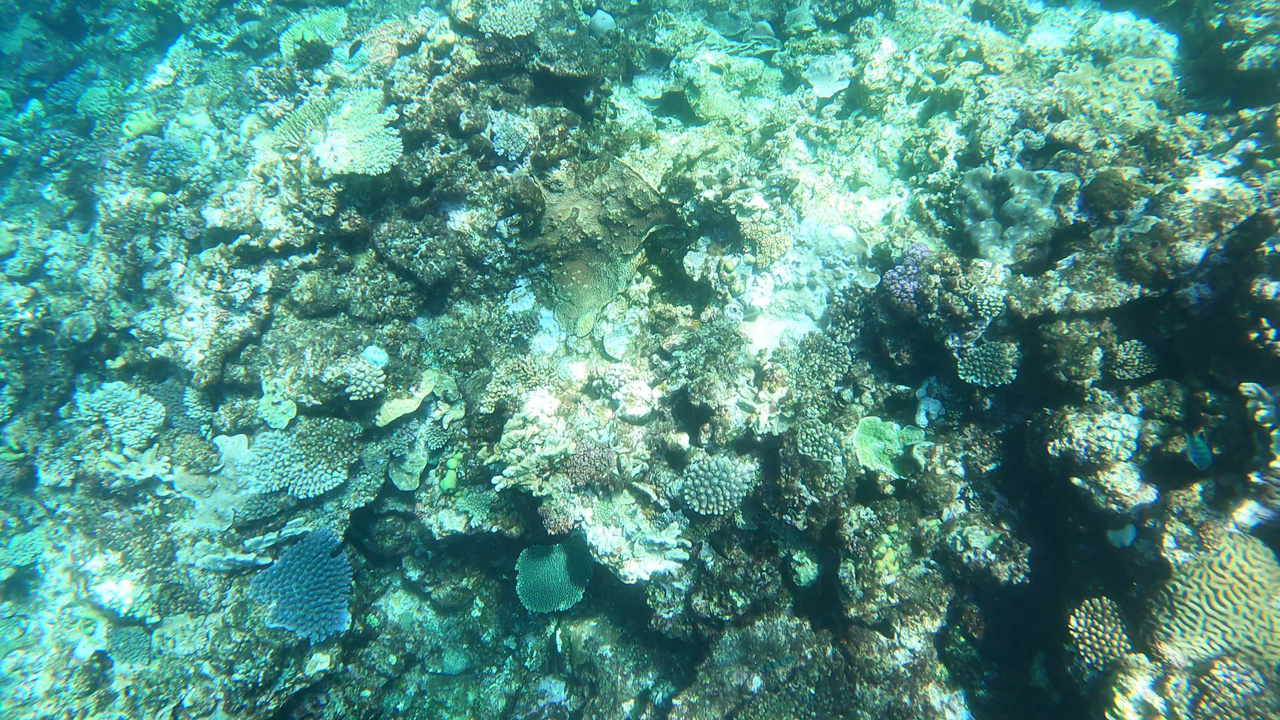
#> input picture opencv/calibrate/10038.jpeg, 1280 x 720 px
$ python canny.py --input calibrate/10038.jpeg
#> lines starting #> are read from the running program, lines starting #| are printed output that depends on the picture
from __future__ import print_function
import cv2 as cv
import argparse
max_lowThreshold = 200
window_name = 'Edge Map'
title_trackbar = 'Min Threshold:'
ratio = 3
kernel_size = 3
def CannyThreshold(val):
    low_threshold = val
    img_blur = cv.blur(src_gray, (3,3))
    detected_edges = cv.Canny(img_blur, low_threshold, low_threshold*ratio, kernel_size)
    mask = detected_edges != 0
    dst = src * (mask[:,:,None].astype(src.dtype))
    cv.imshow(window_name, dst)
parser = argparse.ArgumentParser(description='Code for Canny Edge Detector tutorial.')
parser.add_argument('--input', help='Path to input image.', default='./imgs/test2.jpeg')
args = parser.parse_args()
src = cv.imread(args.input)
#> src is the input picture: shape (720, 1280, 3); mean B, G, R 135.3, 147.4, 85.4
if src is None:
    print('Could not open or find the image: ', args.input)
    exit(0)
src_gray = cv.cvtColor(src, cv.COLOR_BGR2GRAY)
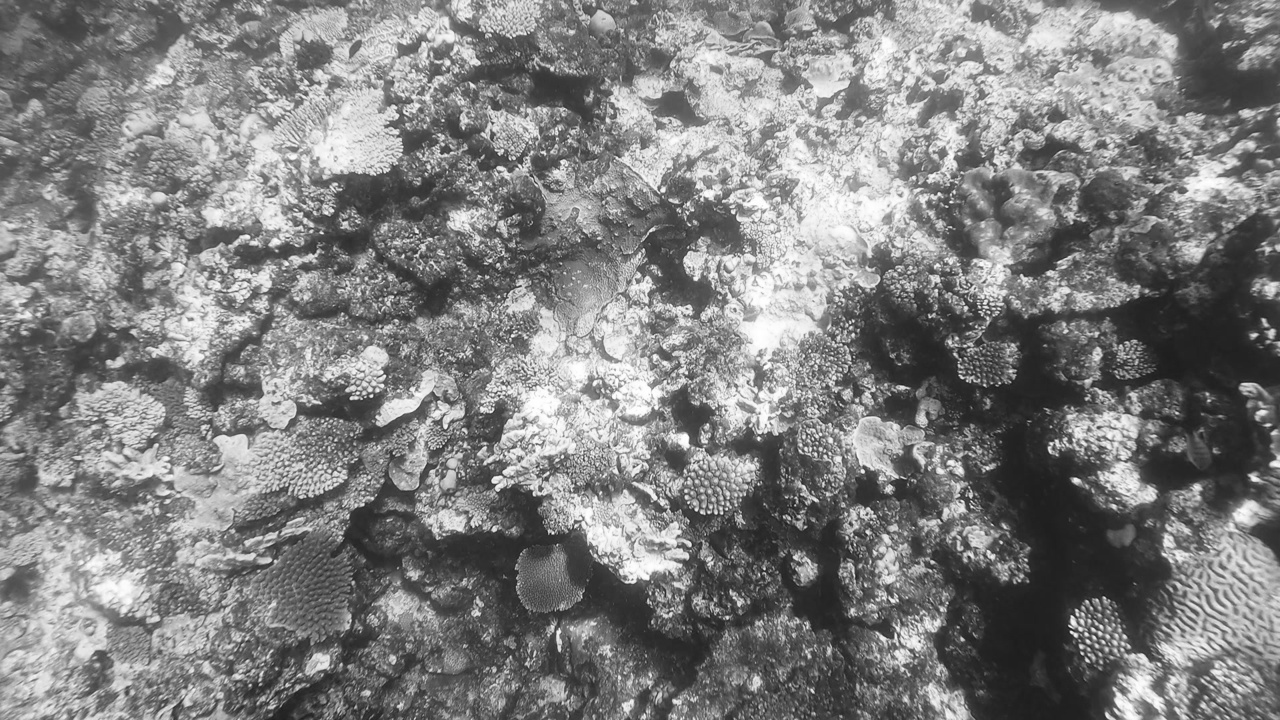
#> src_gray: shape (720, 1280); min 25, max 255, mean 127.5
cv.namedWindow(window_name)
cv.createTrackbar(title_trackbar, window_name , 0, max_lowThreshold, CannyThreshold)
#> slider 'Min Threshold:' is set to 40
CannyThreshold(0)
#> in CannyThreshold, `detected_edges = cv.Canny(img_blur, low_threshold, low_threshold*ratio..`:
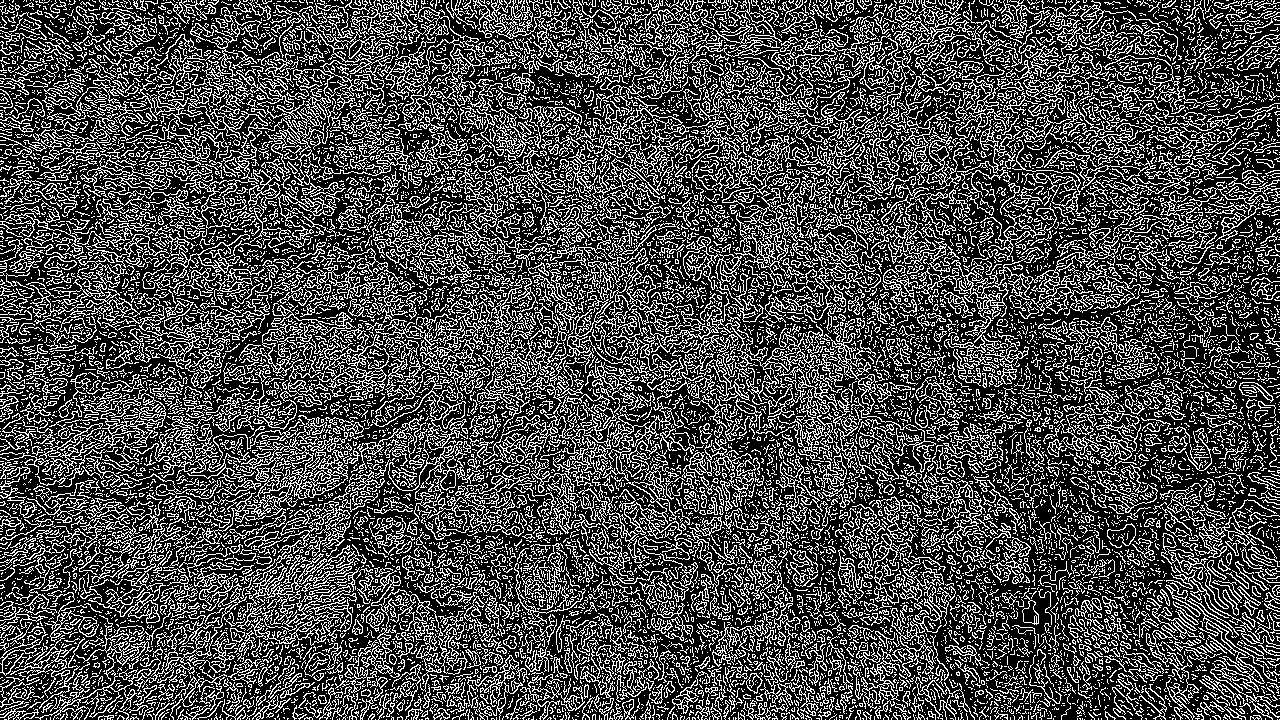
#> detected_edges: shape (720, 1280); 29.3% white in thin lines or dots
#> in CannyThreshold, `mask = detected_edges != 0`: mask: shape (720, 1280) bool; 29.3% white in thin lines or dots
cv.waitKey()
#> call 2 of CannyThreshold, with val = 40
#> in CannyThreshold (call 2), `detected_edges = cv.Canny(img_blur, low_threshold, low_threshold*ratio..`:
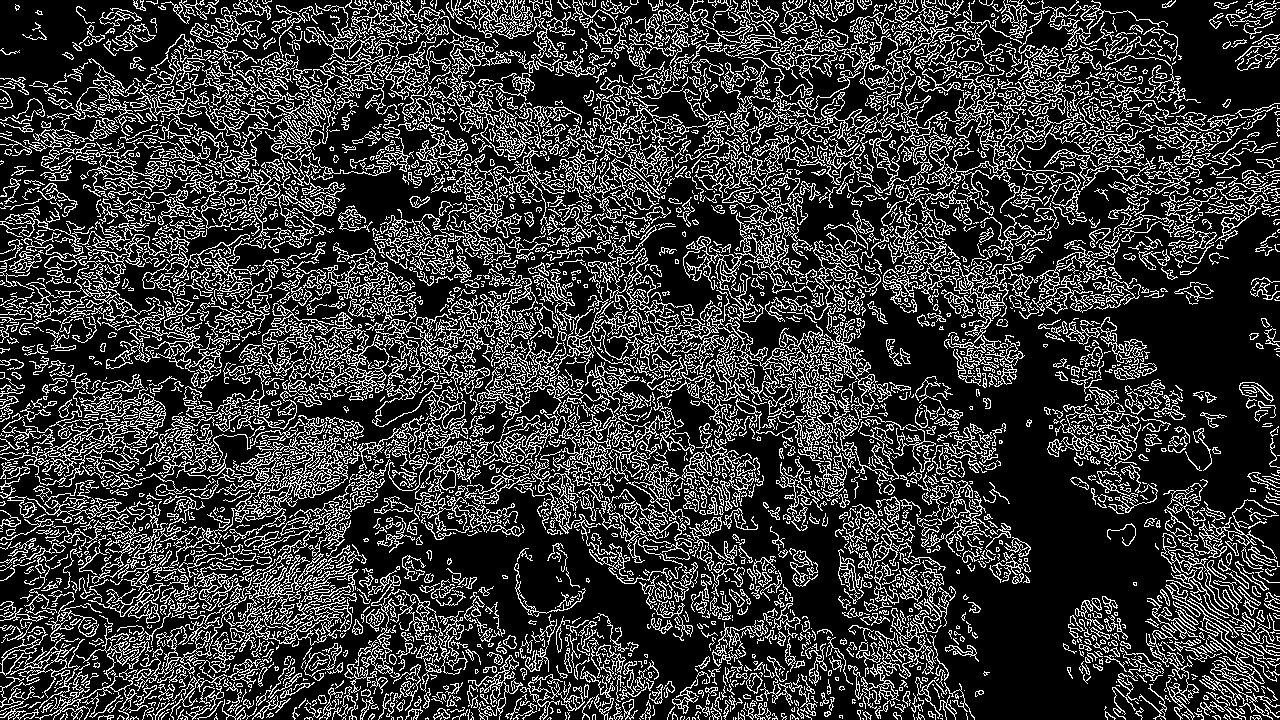
#> detected_edges: shape (720, 1280); 22.4% white in thin lines or dots
#> in CannyThreshold (call 2), `mask = detected_edges != 0`: mask: shape (720, 1280) bool; 22.4% white in thin lines or dots
#> in CannyThreshold (call 2), `dst = src * (mask[:,:,None].astype(src.dtype))`:
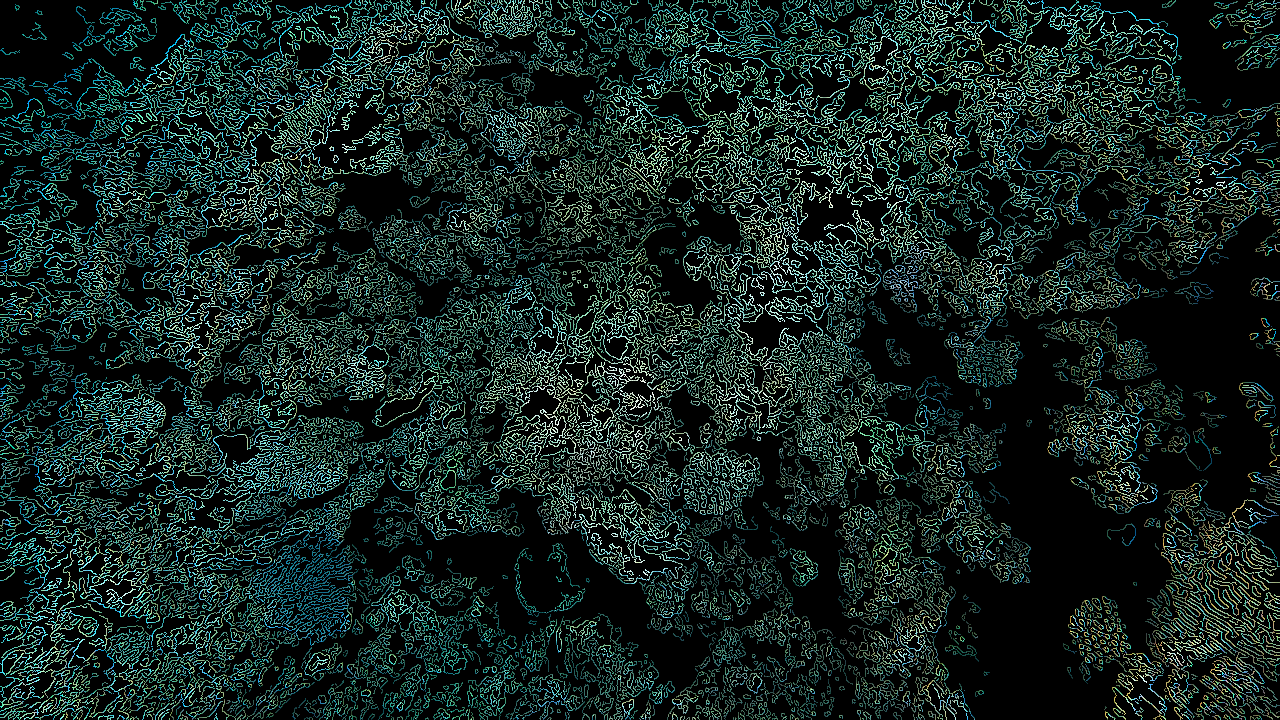
#> dst: shape (720, 1280, 3); mean B, G, R 33.8, 37.5, 22.4

$ run again, on mit-6.832/pic/lec10-1.jpeg
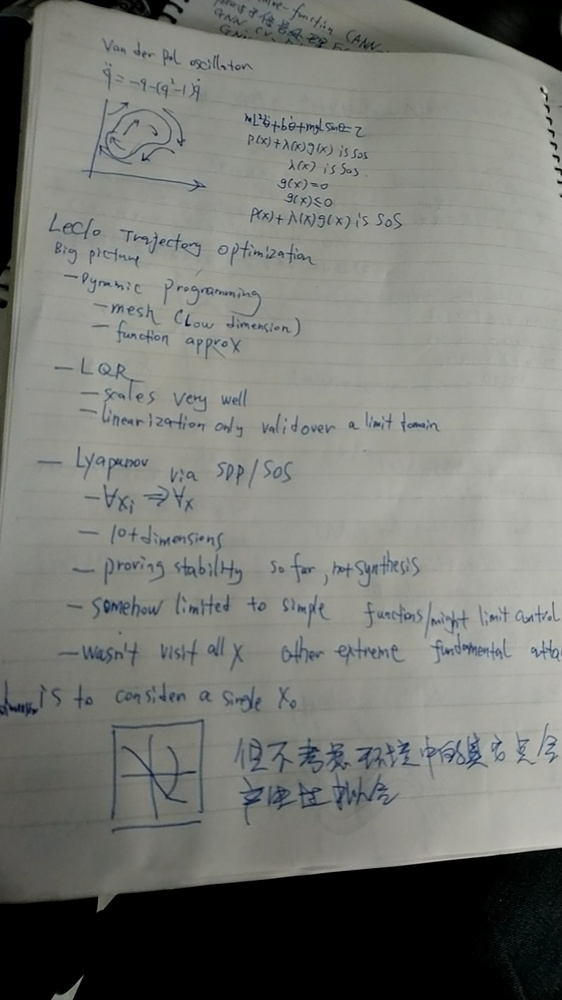
#> input picture mit-6.832/pic/lec10-1.jpeg, 562 x 1000 px, shrunk from 1080 x 1920 before the run
#> src is the input picture: shape (1000, 562, 3); mean B, G, R 116.2, 121, 119.3
#> in CannyThreshold, `detected_edges = cv.Canny(img_blur, low_threshold, low_threshold*ratio..`:
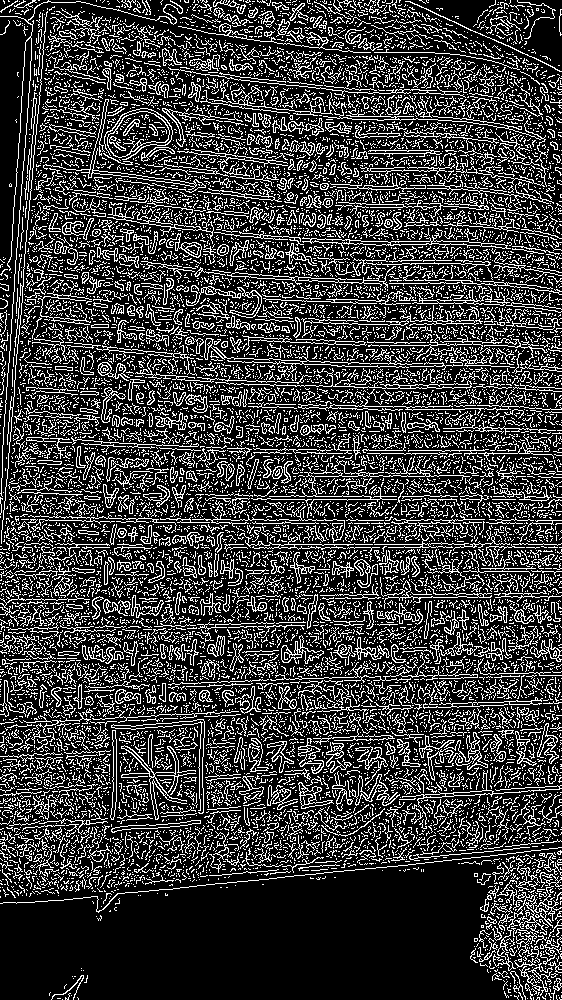
#> detected_edges: shape (1000, 562); 23.2% white in thin lines or dots
#> mask: shape (1000, 562) bool; 23.2% white in thin lines or dots
#> detected_edges: shape (1000, 562); 4.9% white in thin lines or dots
#> mask: shape (1000, 562) bool; 4.9% white in thin lines or dots
#> in CannyThreshold (call 2), `dst = src * (mask[:,:,None].astype(src.dtype))`:
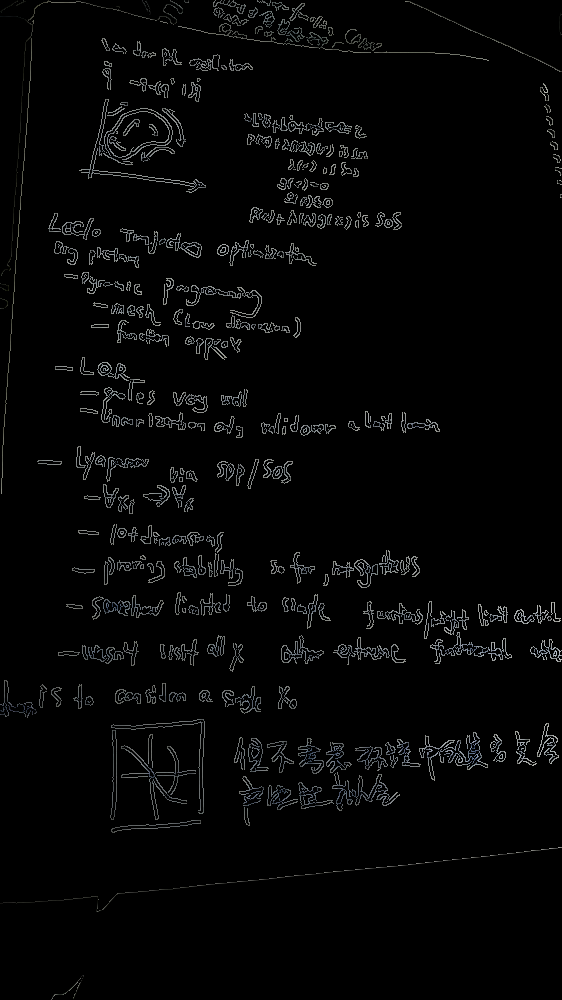
#> dst: shape (1000, 562, 3); mean B, G, R 5.8, 5.8, 5.6

$ run again, on mit-6.832/pic/lec10-2.jpeg
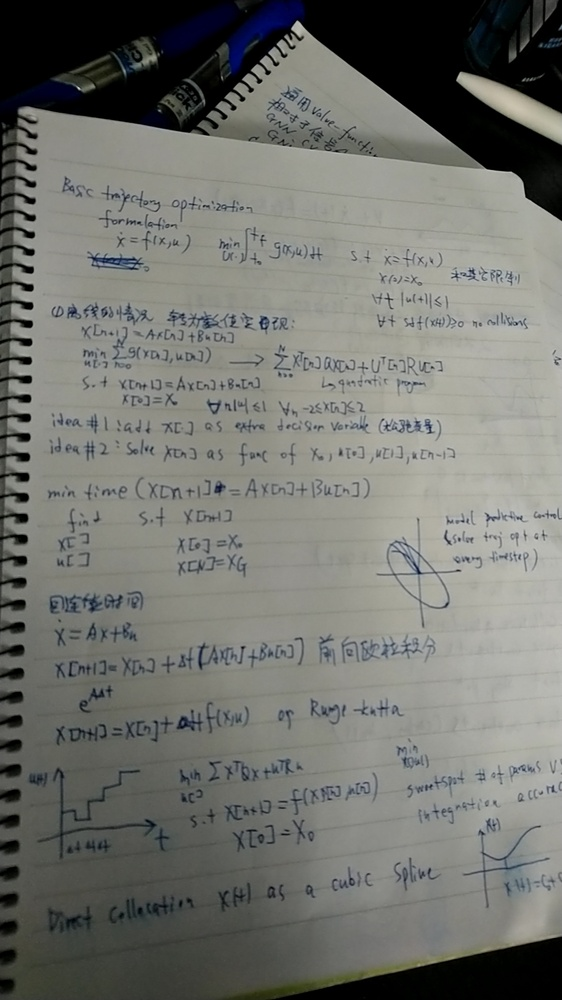
#> input picture mit-6.832/pic/lec10-2.jpeg, 562 x 1000 px, shrunk from 1080 x 1920 before the run
#> src is the input picture: shape (1000, 562, 3); mean B, G, R 111, 116.3, 115
#> in CannyThreshold, `detected_edges = cv.Canny(img_blur, low_threshold, low_threshold*ratio..`:
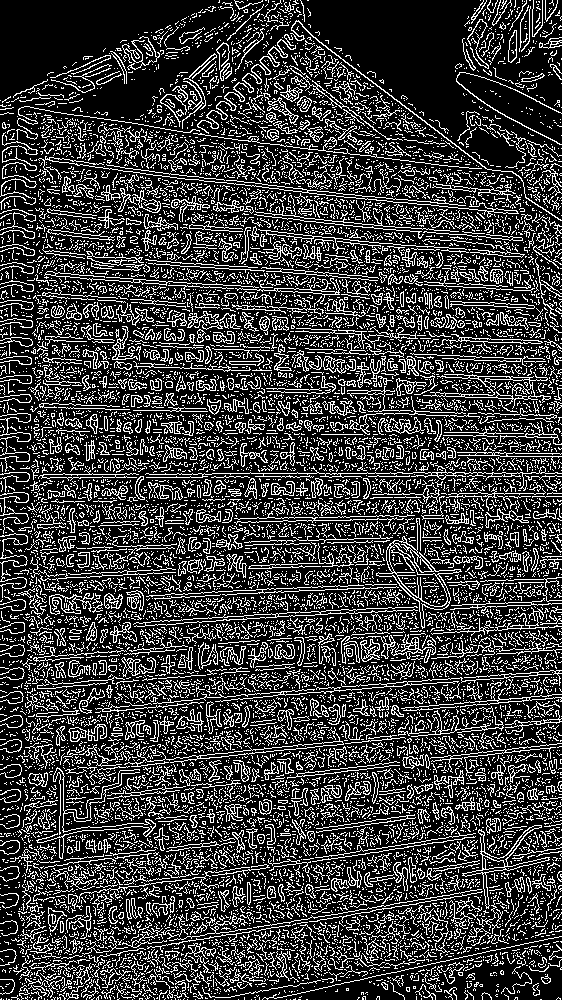
#> detected_edges: shape (1000, 562); 23.7% white in thin lines or dots
#> mask: shape (1000, 562) bool; 23.7% white in thin lines or dots
#> detected_edges: shape (1000, 562); 6.6% white in thin lines or dots
#> mask: shape (1000, 562) bool; 6.6% white in thin lines or dots
#> in CannyThreshold (call 2), `dst = src * (mask[:,:,None].astype(src.dtype))`:
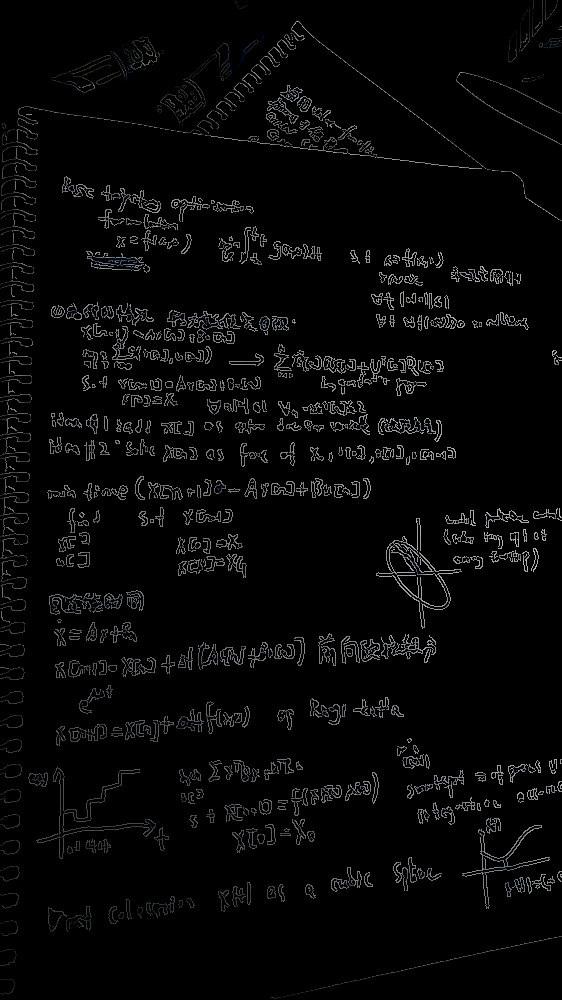
#> dst: shape (1000, 562, 3); mean B, G, R 7.1, 7.2, 7
